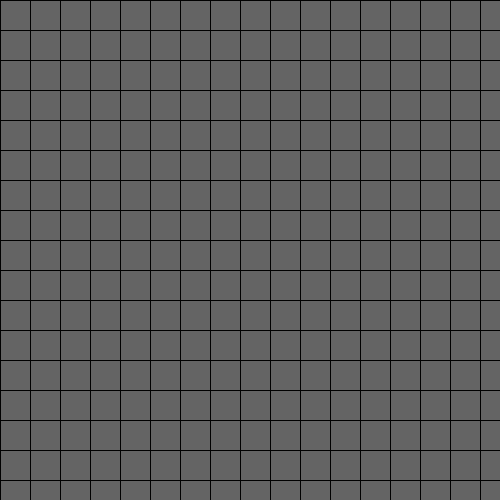
Frame 1 (no input)
Frame 60 (the mouse pressed at the canvas centre just before this capture): identical to frame 1, image omitted
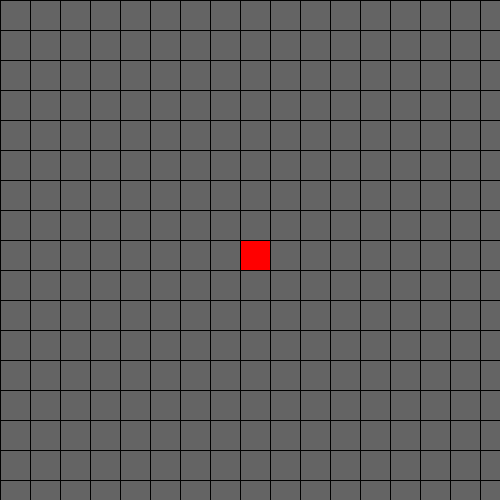
Frame 120 (the mouse held since frame 60 and released just before this capture)

The Processing sketch that drew these frames (run headless with seeded random() and noise(); from frame 60 on, the mouse is pressed at the canvas centre):

// Processing sketch: Grid_with_two_for_loops
// ── Grid_with_two_for_loops.pde
int w = 30; 
int h = 30;
void setup () {
  size (500, 500);
}
void draw () {
  for (int x = 0; x < width; x +=w) {
    for (int y = 0; y < height; y += h) {
      if (mouseX> x && mouseX <x+w && mouseY>y && mouseY <y +h) {
        fill (255, 0, 0);
      }
      else {
        fill (100);
      } 
      rect (x, y, w, h);
    }
  }
}
